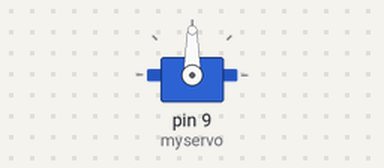
The sketch below on a simulated Arduino Uno, built with avr-gcc and run on an emulated ATmega328P. Parts: servo. Random numbers use the default seed unless the sketch sets one.

Above: at 0.1 s.
At 31.9 s:
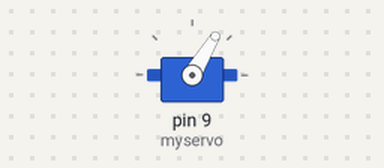
At 91.1 s:
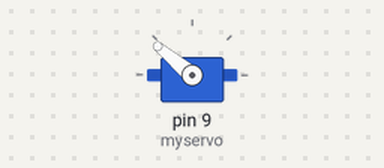
At 110.4 s:
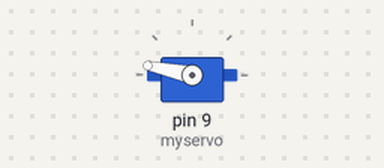
Timing chart, 0 to 112.8 s (numbered marks = the images above):
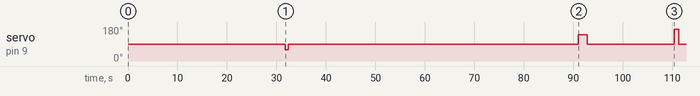

Measured:
- by itself, servo on pin 9 (myservo): 90° → 59° at 31.8 s, → 90° 0.57 s later, → 140° 58.7 s later, → 90° 1.8 s later, … (6 changes in this stretch)

The sketch:

RadarControlForTugg.ino
```cpp
#include <Servo.h>

Servo myservo;  // create servo object to control a servo
int pos = 0;    // variable to store the servo position

void setup() {
  myservo.attach(9);  // attaches the servo on pin 9 to the servo object
}

void loop() {
  delay(random(15000, 90000));
  myservo.write(random(10,170));
  delay(random(500, 3000));
  myservo.write(90);
}
```
